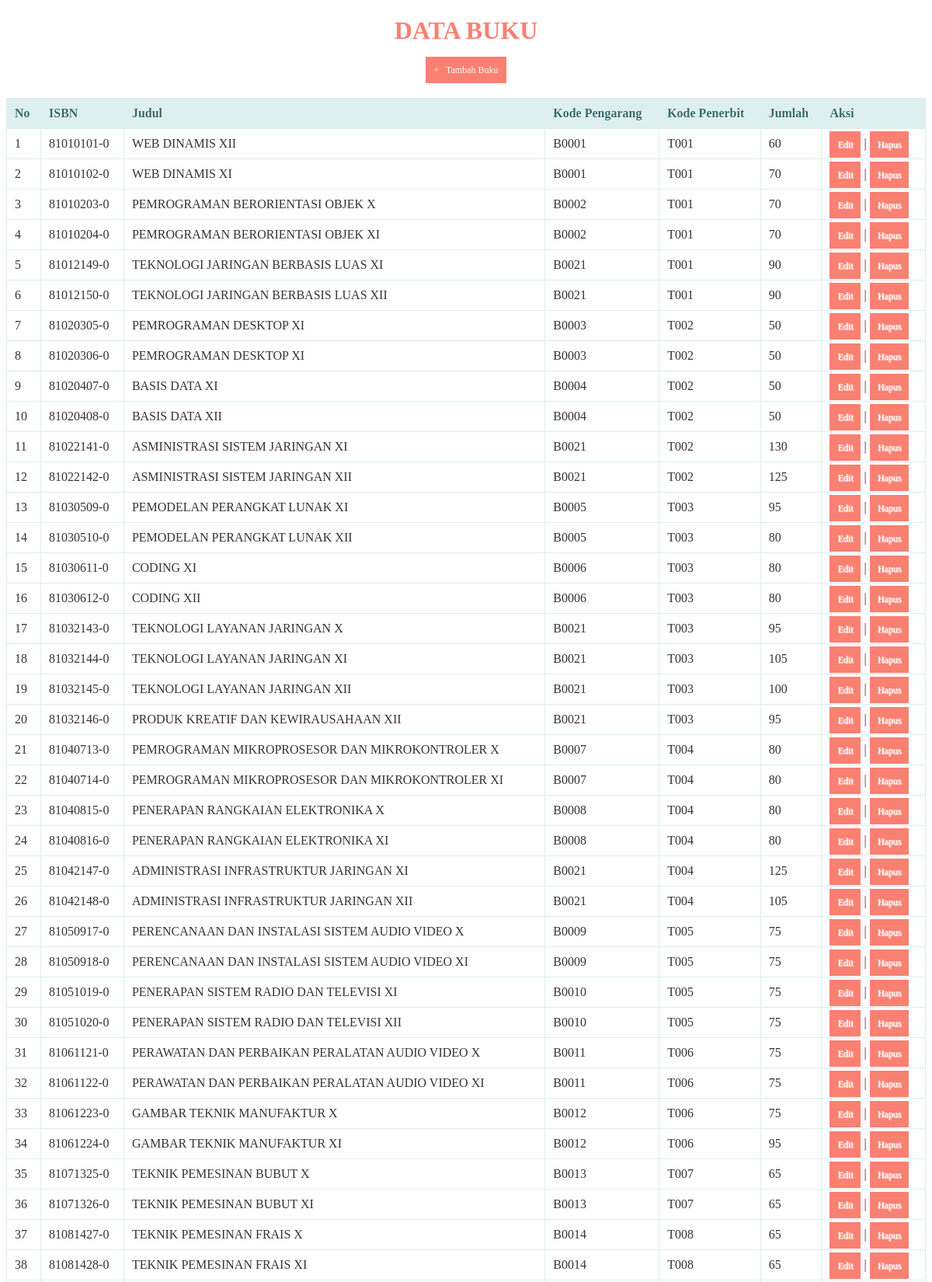
Screenshot of /daftar_buku/buku.php (upper part) with the database file from the repository.
### tables this page shows
CREATE TABLE `buku` (
  `id_buku` int(11) NOT NULL,
  `isbn` varchar(10) NOT NULL,
  `judul` varchar(50) DEFAULT NULL,
  `id_pengarang` varchar(10) DEFAULT NULL,
  `id_penerbit` varchar(10) DEFAULT NULL,
  `id_kategori` varchar(10) DEFAULT NULL,
  `tahun` int(4) DEFAULT NULL,
  `sinopsis` text DEFAULT NULL,
  `stock` int(11) DEFAULT NULL,
  `sampul` varchar(100) DEFAULT NULL
);

### daftar_buku/buku.php (the view, shortened to what this page needs)
<!DOCTYPE html>
<html>
 <head>
 </head>
 <body>
 <center><h1>Data Buku</h1><center>
 <center><a href="tambah_buku.php">+ &nbsp; Tambah Buku</a><center>
 <br/>
 <table>
 <thead>
 <tr>
 <th>No</th>
 <th>ISBN</th>
 <th>Judul</th>
 <th>Kode Pengarang</th>
 <th>Kode Penerbit</th>
 <th>Jumlah</th>
 <th>Aksi</th>
 </tr>
 </thead>
 <tbody>
 <?php
 $query = "SELECT * FROM buku";
 $result = mysqli_query($koneksi, $query);
 $no = 1;
 while($row = mysqli_fetch_assoc($result))
 {
 ?>
 <tr>
 <td><?php echo $no; ?></td>
 <td><?php echo $row['isbn']; ?></td>
 <td><?php echo $row['judul']; ?></td>
 <td><?php echo $row['id_pengarang']; ?></td>
 <td><?php echo $row['id_penerbit']; ?></td>
 <td><?php echo $row['stock']; ?></td>
 <td>
 <a href="edit_buku.php?id=<?php echo $row['id_buku']; ?>">Edit</a> |
 <a href="proses_hapus_buku.php?id=<?php echo $row['id_buku']; ?>" onclick="return confirm('Anda yakin akan menghapus data ini?')">Hapus</a>
 </td>
 </tr>
 <?php
 $no++;
 }
 ?>
 </tbody>
 </table>
 </body>
</html>

### daftar_buku/buku.php (style rules this page uses)
* { font-family: "Trebuchet MS"; }
h1 { text-transform: uppercase; color: salmon; }
table { border: solid 1px #DDEEEE; border-collapse: collapse; border-spacing: 0; width: 100%; margin: 10px auto 10px auto; }
table thead th { background-color: #DDEFEF; border: solid 1px #DDEEEE; color: #336B6B; padding: 10px; text-align: left; text-shadow: 1px 1px 1px #fff; text-decoration: none; }
table tbody td { border: solid 1px #DDEEEE; color: #333; padding: 10px; text-shadow: 1px 1px 1px #fff; }
a { background-color: salmon; color: #fff; padding: 10px; text-decoration: none; font-size: 12px; }

### rows the page displays
buku: isbn "81010101-0", judul "WEB DINAMIS XII", id_pengarang "B0001", id_penerbit "T001", stock "60"
buku: isbn "81010102-0", judul "WEB DINAMIS XI", id_pengarang "B0001", id_penerbit "T001", stock "70"
buku: isbn "81010203-0", judul "PEMROGRAMAN BERORIENTASI OBJEK X", id_pengarang "B0002", id_penerbit "T001", stock "70"
buku: isbn "81010204-0", judul "PEMROGRAMAN BERORIENTASI OBJEK XI", id_pengarang "B0002", id_penerbit "T001", stock "70"
buku: isbn "81012149-0", judul "TEKNOLOGI JARINGAN BERBASIS LUAS XI", id_pengarang "B0021", id_penerbit "T001", stock "90"
buku: isbn "81012150-0", judul "TEKNOLOGI JARINGAN BERBASIS LUAS XII", id_pengarang "B0021", id_penerbit "T001", stock "90"
buku: isbn "81020305-0", judul "PEMROGRAMAN DESKTOP XI", id_pengarang "B0003", id_penerbit "T002", stock "50"
buku: isbn "81020306-0", judul "PEMROGRAMAN DESKTOP XI", id_pengarang "B0003", id_penerbit "T002", stock "50"
buku: isbn "81020407-0", judul "BASIS DATA XI", id_pengarang "B0004", id_penerbit "T002", stock "50"
buku: isbn "81020408-0", judul "BASIS DATA XII", id_pengarang "B0004", id_penerbit "T002", stock "50"
buku: isbn "81022141-0", judul "ASMINISTRASI SISTEM JARINGAN XI", id_pengarang "B0021", id_penerbit "T002", stock "130"
buku: isbn "81022142-0", judul "ASMINISTRASI SISTEM JARINGAN XII", id_pengarang "B0021", id_penerbit "T002", stock "125"
buku: isbn "81030509-0", judul "PEMODELAN PERANGKAT LUNAK XI", id_pengarang "B0005", id_penerbit "T003", stock "95"
buku: isbn "81030510-0", judul "PEMODELAN PERANGKAT LUNAK XII", id_pengarang "B0005", id_penerbit "T003", stock "80"
buku: isbn "81030611-0", judul "CODING XI", id_pengarang "B0006", id_penerbit "T003", stock "80"
buku: isbn "81030612-0", judul "CODING XII", id_pengarang "B0006", id_penerbit "T003", stock "80"
buku: isbn "81032143-0", judul "TEKNOLOGI LAYANAN JARINGAN X", id_pengarang "B0021", id_penerbit "T003", stock "95"
buku: isbn "81032144-0", judul "TEKNOLOGI LAYANAN JARINGAN XI", id_pengarang "B0021", id_penerbit "T003", stock "105"
buku: isbn "81032145-0", judul "TEKNOLOGI LAYANAN JARINGAN XII", id_pengarang "B0021", id_penerbit "T003", stock "100"
buku: isbn "81032146-0", judul "PRODUK KREATIF DAN KEWIRAUSAHAAN XII", id_pengarang "B0021", id_penerbit "T003", stock "95"
buku: isbn "81040713-0", judul "PEMROGRAMAN MIKROPROSESOR DAN MIKROKONTROLER X", id_pengarang "B0007", id_penerbit "T004", stock "80"
buku: isbn "81040714-0", judul "PEMROGRAMAN MIKROPROSESOR DAN MIKROKONTROLER XI", id_pengarang "B0007", id_penerbit "T004", stock "80"
buku: isbn "81040815-0", judul "PENERAPAN RANGKAIAN ELEKTRONIKA X", id_pengarang "B0008", id_penerbit "T004", stock "80"
buku: isbn "81040816-0", judul "PENERAPAN RANGKAIAN ELEKTRONIKA XI", id_pengarang "B0008", id_penerbit "T004", stock "80"
buku: isbn "81042147-0", judul "ADMINISTRASI INFRASTRUKTUR JARINGAN XI", id_pengarang "B0021", id_penerbit "T004", stock "125"
buku: isbn "81042148-0", judul "ADMINISTRASI INFRASTRUKTUR JARINGAN XII", id_pengarang "B0021", id_penerbit "T004", stock "105"
buku: isbn "81050917-0", judul "PERENCANAAN DAN INSTALASI SISTEM AUDIO VIDEO X", id_pengarang "B0009", id_penerbit "T005", stock "75"
buku: isbn "81050918-0", judul "PERENCANAAN DAN INSTALASI SISTEM AUDIO VIDEO XI", id_pengarang "B0009", id_penerbit "T005", stock "75"
buku: isbn "81051019-0", judul "PENERAPAN SISTEM RADIO DAN TELEVISI XI", id_pengarang "B0010", id_penerbit "T005", stock "75"
buku: isbn "81051020-0", judul "PENERAPAN SISTEM RADIO DAN TELEVISI XII", id_pengarang "B0010", id_penerbit "T005", stock "75"
buku: isbn "81061121-0", judul "PERAWATAN DAN PERBAIKAN PERALATAN AUDIO VIDEO X", id_pengarang "B0011", id_penerbit "T006", stock "75"
buku: isbn "81061122-0", judul "PERAWATAN DAN PERBAIKAN PERALATAN AUDIO VIDEO XI", id_pengarang "B0011", id_penerbit "T006", stock "75"
buku: isbn "81061223-0", judul "GAMBAR TEKNIK MANUFAKTUR X", id_pengarang "B0012", id_penerbit "T006", stock "75"
buku: isbn "81061224-0", judul "GAMBAR TEKNIK MANUFAKTUR XI", id_pengarang "B0012", id_penerbit "T006", stock "95"
buku: isbn "81071325-0", judul "TEKNIK PEMESINAN BUBUT X", id_pengarang "B0013", id_penerbit "T007", stock "65"
buku: isbn "81071326-0", judul "TEKNIK PEMESINAN BUBUT XI", id_pengarang "B0013", id_penerbit "T007", stock "65"
buku: isbn "81081427-0", judul "TEKNIK PEMESINAN FRAIS X", id_pengarang "B0014", id_penerbit "T008", stock "65"
buku: isbn "81081428-0", judul "TEKNIK PEMESINAN FRAIS XI", id_pengarang "B0014", id_penerbit "T008", stock "65"
